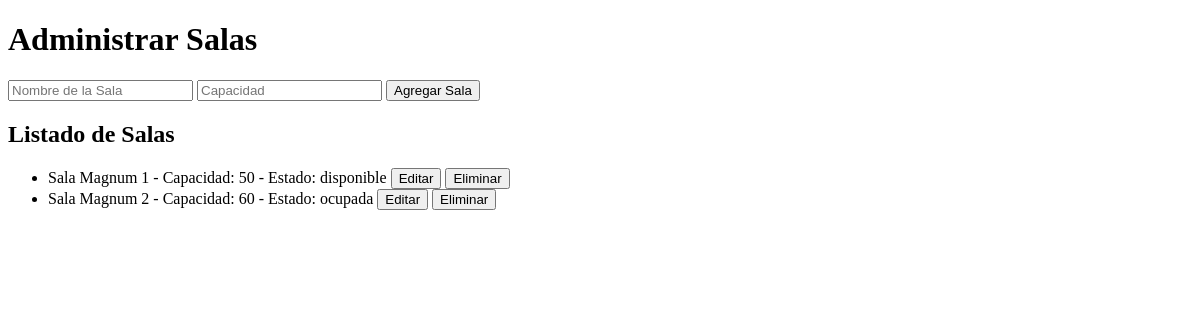
The page /pages/salas.php on the database its author committed.
### tables this page shows
CREATE TABLE `salas` (
  `id_sala` int NOT NULL AUTO_INCREMENT,
  `nombre` varchar(100) NOT NULL,
  `capacidad` int NOT NULL,
  `estado` enum('ocupada','disponible') DEFAULT 'disponible',
  PRIMARY KEY (`id_sala`)
);

### functions/gestionar.php (called while the page is built, shortened)
<?php
include_once(__DIR__ . '/../config.php');
function obtenerSalas() {
    global $conexion;
    $result = $conexion->query("SELECT * FROM salas");
    return $result->fetch_all(MYSQLI_ASSOC);
}
?>

### pages/salas.php (the view, shortened to what this page needs)
<?php
include_once '../config.php';
include_once '../functions/gestionar.php';
$salas = obtenerSalas();
?>
<!DOCTYPE html>
<html lang="en">
<head>
    <link rel="stylesheet" href="../assets/styles.css">
</head>
<body>
    <h1>Administrar Salas</h1>
    <form method="post">
        <input type="text" name="nombre" placeholder="Nombre de la Sala" required>
        <input type="number" name="capacidad" placeholder="Capacidad" required>
        <button type="submit">Agregar Sala</button>
    </form>
    <h2>Listado de Salas</h2>
    <ul>
        <?php foreach ($salas as $sala): ?>
            <li>
                <?php echo "{$sala['nombre']} - Capacidad: {$sala['capacidad']} - Estado: {$sala['estado']}"; ?>
                <button onclick="abrirModal(<?php echo $sala['id_sala']; ?>)">Editar</button>
                <form method="post" style="display:inline;">
                    <button type="submit" name="eliminar" onclick="return confirm('Estas seguro que deseas eliminar esta sala xdxd?');" >Eliminar</button>
                </form>
            </li>
        <?php endforeach; ?>
    </ul>
</body>
</html>

### rows shown on the page
salas: nombre "Sala Magnum 1", capacidad "50", estado "disponible"
salas: nombre "Sala Magnum 2", capacidad "60", estado "ocupada"
